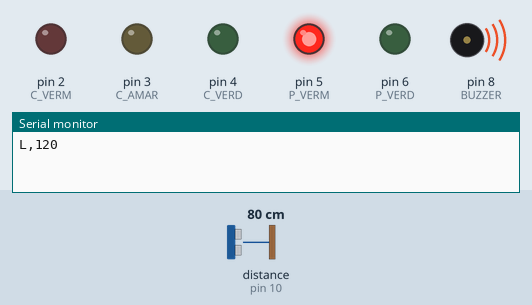
Simulated run of this sketch. Board: Arduino Uno, built with avr-gcc and run on an emulated ATmega328P. Parts: output pins drawn as LEDs (lit = HIGH), buzzer (waves = sounding), the last lines printed to the serial monitor. Wiring (from diagram.json): ultrasonic range finder: trigger pin 9; echo pin 10. Dashed ring = blinking. Inputs (shaded band) come from the test bench; at power-on: distance to the obstacle (sensor on pin 10) 80 cm. The echo pulse lasts 58.3 µs per cm; pins used as bus, display or sensor lines are not drawn.

Above: at 1.2 s.
1.3 s: distance to the obstacle (sensor on pin 10) set to 165 cm
5.5 s: distance to the obstacle (sensor on pin 10) set to 175 cm
At 6.7 s:
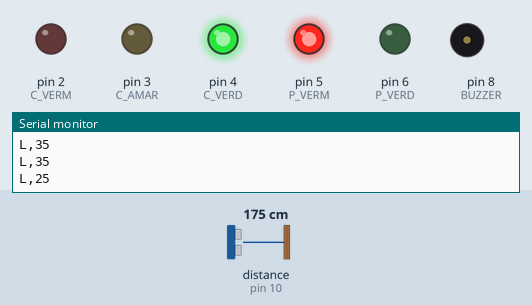
7.5 s: distance to the obstacle (sensor on pin 10) set to 2 cm
At 8.9 s:
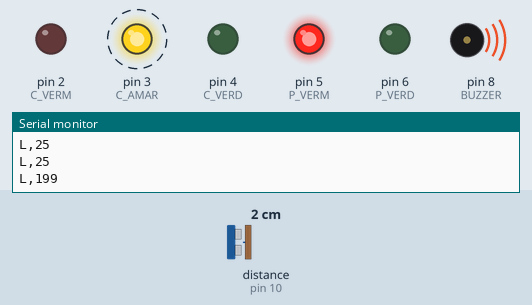
11.7 s: distance to the obstacle (sensor on pin 10) set to 250 cm
At 32.7 s:
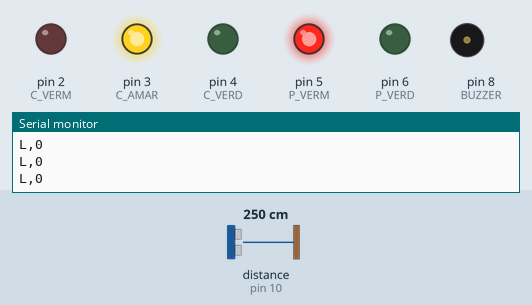
Timing chart, 0 to 36.5 s (numbered marks = the images above; inputs shaded):
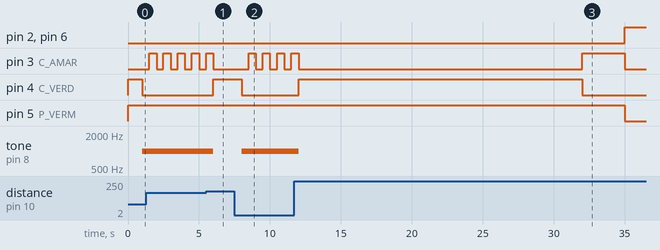

The sketch:

sketch.ino
```cpp
// Semaforo CitizenTech - Arduino UNO
// Le o nivel da agua (HC-SR04), envia ao gateway e controla semaforo de carros + pedestres.
// Serial 9600:  UNO -> gateway  "L,<nivelCm>\n"   a cada 1 s
//               gateway -> UNO  "M,<modo>,<verdeSeg>,<travessiaSeg>\n"  modo 0=NORMAL 1=ATENCAO 2=EVACUACAO

const byte TRIG = 9, ECHO = 10, BUZZER = 8;
const byte C_VERM = 2, C_AMAR = 3, C_VERD = 4;  // carros
const byte P_VERM = 5, P_VERD = 6;              // pedestres

const int ALTURA_SENSOR_CM = 200;  // sensor preso no poste, 2 m acima da via
const int LIMITE_ENCHENTE_CM = 30; // agua >= 30 cm na via: alerta local
const unsigned long TIMEOUT_GATEWAY_MS = 10000;
const unsigned long AMARELO_MS = 3000, TODOS_VERM_MS = 2000;

enum Fase { VERDE, AMARELO, VERMELHO };
byte modo = 0;
int verdeSeg = 20, travessiaSeg = 10;      // ciclo seguro ate o gateway falar
unsigned long ultimoComando = 0, inicioFase = 0, ultimaLeitura = 0;
Fase fase = VERDE;
int nivelCm = 0;
String buf;

void luzes(bool cv, bool ca, bool cg, bool pv, bool pg) {
  digitalWrite(C_VERM, cv); digitalWrite(C_AMAR, ca); digitalWrite(C_VERD, cg);
  digitalWrite(P_VERM, pv); digitalWrite(P_VERD, pg);
}

int lerNivel() {
  digitalWrite(TRIG, LOW); delayMicroseconds(2);
  digitalWrite(TRIG, HIGH); delayMicroseconds(10);
  digitalWrite(TRIG, LOW);
  unsigned long us = pulseIn(ECHO, HIGH, 30000);
  if (us == 0) return nivelCm;  // sem eco: mantem a ultima leitura
  int dist = us / 58;
  return constrain(ALTURA_SENSOR_CM - dist, 0, ALTURA_SENSOR_CM);
}

void lerSerial() {
  while (Serial.available()) {
    char c = Serial.read();
    if (c != '\n') { if (buf.length() < 32) buf += c; continue; }
    int m, v, t;
    if (sscanf(buf.c_str(), "M,%d,%d,%d", &m, &v, &t) == 3 && m >= 0 && m <= 2) {
      modo = m;
      verdeSeg = constrain(v, 5, 90);       // nunca confia cegamente no que chega
      travessiaSeg = constrain(t, 0, 40);
      ultimoComando = millis();
    }
    buf = "";
  }
}

void setup() {
  Serial.begin(9600);
  pinMode(TRIG, OUTPUT); pinMode(ECHO, INPUT); pinMode(BUZZER, OUTPUT);
  for (byte p = 2; p <= 6; p++) pinMode(p, OUTPUT);
}

void loop() {
  unsigned long agora = millis();
  lerSerial();

  if (agora - ultimaLeitura >= 1000) {
    ultimaLeitura = agora;
    nivelCm = lerNivel();
    Serial.print("L,"); Serial.println(nivelCm);
  }

  // sem gateway: volta ao ciclo fixo seguro
  if (ultimoComando == 0 || agora - ultimoComando > TIMEOUT_GATEWAY_MS) {
    modo = 0; verdeSeg = 20; travessiaSeg = 10;
  }

  bool enchente = nivelCm >= LIMITE_ENCHENTE_CM;  // regra local, funciona mesmo offline
  bool pisca = (agora / 500) % 2;

  if (enchente || modo == 1) {          // ATENCAO: amarelo piscante, ninguem atravessa
    luzes(LOW, pisca, LOW, HIGH, LOW);
    if (enchente) tone(BUZZER, 1000); else noTone(BUZZER);
    fase = VERDE; inicioFase = agora;
    return;
  }
  noTone(BUZZER);
  if (modo == 2) {                      // EVACUACAO: onda verde ate o abrigo
    luzes(LOW, LOW, HIGH, HIGH, LOW);
    fase = VERDE; inicioFase = agora;
    return;
  }

  unsigned long dur = fase == VERDE ? verdeSeg * 1000UL
                    : fase == AMARELO ? AMARELO_MS
                    : max((unsigned long)travessiaSeg * 1000UL, TODOS_VERM_MS);
  if (agora - inicioFase >= dur) {
    fase = fase == VERDE ? AMARELO : fase == AMARELO ? VERMELHO : VERDE;
    inicioFase = agora;
  }
  bool pedVerde = fase == VERMELHO && travessiaSeg > 0;
  luzes(fase == VERMELHO, fase == AMARELO, fase == VERDE, !pedVerde, pedVerde);
}
```

Measured:
- the behaviour switches between 170 and 171 cm on distance to the obstacle (sensor on pin 10) (found by bisection; images 0 and 1)
- after the input at 5.5 s, pin 3 (C_AMAR): goes on until 6.0 s, then stays LOW; pin 4 (C_VERD): LOW → HIGH after 0.51 s; tone on pin 8 (BUZZER): 1000 Hz → silent after 0.51 s
- after the input at 7.5 s, pin 3 (C_AMAR): alternates HIGH for 0.50 s and LOW for 0.50 s, starting after 1.0 s; pin 4 (C_VERD): HIGH → LOW after 0.50 s; tone on pin 8 (BUZZER): silent → 1000 Hz after 0.50 s
- after the input at 11.7 s, pin 2 (C_VERM), pin 6 (P_VERD): LOW → HIGH after 23.3 s; pin 4 (C_VERD): LOW → HIGH after 0.32 s, → LOW 20.0 s later; pin 5 (P_VERM): HIGH → LOW after 23.3 s; tone on pin 8 (BUZZER): 1000 Hz → silent after 0.32 s
- by itself, pin 3 (C_AMAR): alternates HIGH for 0.51 s and LOW for 0.49 s
